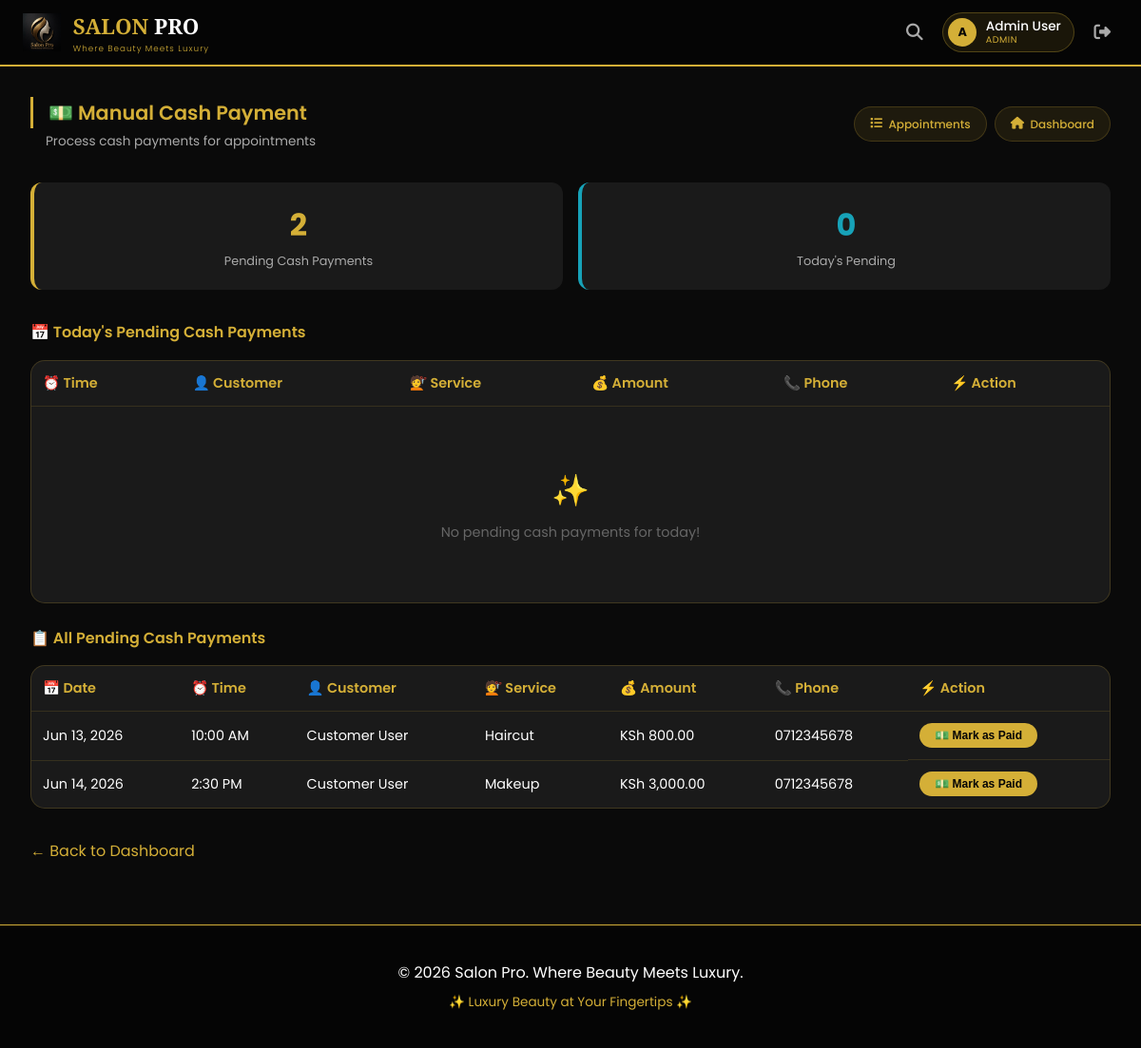
Screenshot of /staff/manual_payment.php (signed in) with the database file from the repository.
### tables this page shows
CREATE TABLE IF NOT EXISTS appointments (
    id INT AUTO_INCREMENT PRIMARY KEY,
    customer_id INT NOT NULL,
    staff_id INT,
    service_id INT NOT NULL,
    salon_id INT,
    appointment_date DATE NOT NULL,
    appointment_time TIME NOT NULL,
    status ENUM('pending', 'confirmed', 'completed', 'cancelled', 'served') DEFAULT 'pending',
    payment_status ENUM('pending', 'paid', 'failed') DEFAULT 'pending',
    payment_method ENUM('cash', 'mpesa') DEFAULT 'cash',
    queue_position INT,
    created_at TIMESTAMP DEFAULT CURRENT_TIMESTAMP,
    FOREIGN KEY (customer_id) REFERENCES users(id),
    FOREIGN KEY (staff_id) REFERENCES users(id),
    FOREIGN KEY (service_id) REFERENCES services(id)
);

CREATE TABLE IF NOT EXISTS users (
    id INT AUTO_INCREMENT PRIMARY KEY,
    full_name VARCHAR(100) NOT NULL,
    email VARCHAR(100) UNIQUE NOT NULL,
    phone VARCHAR(20) NOT NULL,
    password VARCHAR(255) NOT NULL,
    role ENUM('admin', 'staff', 'customer', 'super_admin') DEFAULT 'customer',
    is_active BOOLEAN DEFAULT TRUE,
    salon_id INT,
    created_at TIMESTAMP DEFAULT CURRENT_TIMESTAMP
);

CREATE TABLE IF NOT EXISTS services (
    id INT AUTO_INCREMENT PRIMARY KEY,
    salon_id INT,
    service_name VARCHAR(100) NOT NULL,
    description TEXT,
    price DECIMAL(10,2) NOT NULL,
    duration_minutes INT DEFAULT 30,
    category VARCHAR(50),
    is_active BOOLEAN DEFAULT TRUE,
    created_at TIMESTAMP DEFAULT CURRENT_TIMESTAMP
);

### staff/manual_payment.php (the view, shortened to what this page needs)
<?php
require_once '../includes/permissions.php';
    ?>
    <?php
$salon_id = $_SESSION['salon_id'] ?? 0;
$today = date('Y-m-d');
$today_cash_query = "SELECT a.*, c.full_name as customer_name, c.phone as customer_phone, s.service_name, s.price
                     FROM appointments a
                     JOIN users c ON a.customer_id = c.id
                     JOIN services s ON a.service_id = s.id
                     WHERE a.payment_method = 'cash'
                     AND a.payment_status = 'pending'
                     AND a.appointment_date = '$today'
                     AND a.salon_id = $salon_id
                     ORDER BY a.appointment_time ASC";
$today_cash = mysqli_query($conn, $today_cash_query);
$pending_query = "SELECT a.*, c.full_name as customer_name, c.phone as customer_phone, s.service_name, s.price
                  FROM appointments a
                  JOIN users c ON a.customer_id = c.id
                  JOIN services s ON a.service_id = s.id
                  WHERE a.payment_method = 'cash'
                  AND a.payment_status = 'pending'
                  AND a.salon_id = $salon_id
                  ORDER BY a.appointment_date ASC, a.appointment_time ASC";
$pending_appointments = mysqli_query($conn, $pending_query);
include '../includes/header.php';
?>
<div class="main-content">
    <div class="page-header">
        <div class="title-section">
            <h1>💵 Manual Cash Payment</h1>
            <p>Process cash payments for appointments</p>
        </div>
        <div class="quick-actions">
            <a href="appointments.php" class="quick-btn"><i class="fas fa-list"></i> Appointments</a>
            <a href="dashboard.php" class="quick-btn"><i class="fas fa-home"></i> Dashboard</a>
        </div>
    </div>
    <div class="stats-grid">
        <div class="stat-card">
            <div class="stat-number"><?php echo mysqli_num_rows($pending_appointments); ?></div>
            <div class="stat-label">Pending Cash Payments</div>
        </div>
        <div class="stat-card" style="border-left-color: #17a2b8;">
            <div class="stat-number" style="color: #17a2b8;"><?php echo mysqli_num_rows($today_cash); ?></div>
            <div class="stat-label">Today's Pending</div>
        </div>
    </div>
    <h2 class="section-title">📅 Today's Pending Cash Payments</h2>
    <div class="table-wrapper">
        <table>
            <thead>
                <tr>
                    <th>⏰ Time</th>
                    <th>👤 Customer</th>
                    <th>💇 Service</th>
                    <th>💰 Amount</th>
                    <th>📞 Phone</th>
                    <th>⚡ Action</th>
                </tr>
            </thead>
            <tbody>
                <?php if($today_cash && mysqli_num_rows($today_cash) > 0): ?>
                    <?php while($apt = mysqli_fetch_assoc($today_cash)): ?>
                    <tr>
                        <td><strong><?php echo date('g:i A', strtotime($apt['appointment_time'])); ?></strong></td>
                        <td><?php echo htmlspecialchars($apt['customer_name']); ?></td>
                        <td><?php echo htmlspecialchars($apt['service_name']); ?></td>
                        <td>KSh <?php echo number_format($apt['price'], 2); ?></td>
                        <td><?php echo htmlspecialchars($apt['customer_phone']); ?></td>
                        <td class="action-cell">
                            <button class="btn-primary" onclick="openPaymentModal(<?php echo $apt['id']; ?>, '<?php echo htmlspecialchars($apt['customer_name']); ?>', <?php echo $apt['price']; ?>)">
                                💵 Mark as Paid
                            </button>
                        </td>
                    </tr>
                    <?php endwhile; ?>
                <?php else: ?>
                    <tr>
                        <td colspan="6" style="text-align: center; padding: 30px;">
                            <div class="empty-state">
                                <div class="icon">✨</div>
                                <p>No pending cash payments for today!</p>
                            </div>
                        </td>
                    </tr>
                <?php endif; ?>
            </tbody>
        </table>
    </div>
    <h2 class="section-title">📋 All Pending Cash Payments</h2>
    <div class="table-wrapper">
        <table>
            <thead>
                <tr>
                    <th>📅 Date</th>
                    <th>⏰ Time</th>
                    <th>👤 Customer</th>
                    <th>💇 Service</th>
                    <th>💰 Amount</th>
                    <th>📞 Phone</th>
                    <th>⚡ Action</th>
                </tr>
            </thead>
            <tbody>
                <?php if($pending_appointments && mysqli_num_rows($pending_appointments) > 0): ?>
                    <?php while($apt = mysqli_fetch_assoc($pending_appointments)): ?>
                    <tr>
                        <td><?php echo date('M d, Y', strtotime($apt['appointment_date'])); ?></td>
                        <td><?php echo date('g:i A', strtotime($apt['appointment_time'])); ?></td>
                        <td><?php echo htmlspecialchars($apt['customer_name']); ?></td>
                        <td><?php echo htmlspecialchars($apt['service_name']); ?></td>
                        <td>KSh <?php echo number_format($apt['price'], 2); ?></td>
                        <td><?php echo htmlspecialchars($apt['customer_phone']); ?></td>
                        <td class="action-cell">
                            <button class="btn-primary" onclick="openPaymentModal(<?php echo $apt['id']; ?>, '<?php echo htmlspecialchars($apt['customer_name']); ?>', <?php echo $apt['price']; ?>)">
                                💵 Mark as Paid
                            </button>
                        </td>
                    </tr>
                    <?php endwhile; ?>
                <?php endif; ?>
            </tbody>
        </table>
    </div>
    <a href="dashboard.php" class="back-link">← Back to Dashboard</a>
</div>
<?php include '../includes/footer.php'; ?>

### assets/css/style.css (style rules this page uses)
:root { --bg-primary: #0B0B0B; --bg-secondary: #111111; --bg-card: #1A1A1A; --bg-panel: #0E0E0E; --bg-input: #1E1E1E; --emerald: #0F9D58; --emerald-light: #1ABC9C; --emerald-dark: #0B7A3E; --emerald-bg: rgba(15, 157, 88, 0.15); --emerald-border: rgba(15, 157, 88, 0.3); --gold: #D4AF37; --gold-light: #F0D878; --gold-dark: #A3831F; --gold-bg: rgba(212, 175, 55, 0.15); --gold-border: rgba(212, 175, 55, 0.3); --text-primary: #F5F5F5; --text-secondary: #B8B2A0; --text-muted: #7A7568; --success: #28A745; --danger: #E0554A; --warning: #E0A63C; --info: #4A90D9; --border-color: rgba(212, 175, 55, 0.2); --border-emerald: rgba(15, 157, 88, 0.3); --shadow-gold: 0 4px 20px rgba(212, 175, 55, 0.15); --shadow-emerald: 0 4px 20px rgba(15, 157, 88, 0.2); }
* { margin: 0; padding: 0; box-sizing: border-box; }
body { font-family: 'Poppins', 'Segoe UI', Tahoma, Geneva, Verdana, sans-serif; background: var(--bg-primary); color: var(--text-primary); line-height: 1.6; }
.btn-primary { background: var(--emerald); color: var(--bg-primary); }
.stat-card { background: var(--bg-card); border-radius: 15px; padding: 1.5rem; text-align: center; border-left: 4px solid var(--emerald); transition: all 0.3s; }
.stat-card .stat-number { font-size: 2.5rem; font-weight: bold; color: var(--emerald); }
.stat-card .stat-label { color: var(--text-muted); margin-top: 0.3rem; font-size: 0.85rem; }
.table-wrapper { overflow-x: auto; background: var(--bg-card); border-radius: 15px; padding: 0; border: 1px solid rgba(212, 175, 55, 0.1); }
table { width: 100%; border-collapse: collapse; font-size: 0.9rem; }
th, td { padding: 12px 16px; text-align: left; border-bottom: 1px solid rgba(212, 175, 55, 0.08); }
th { color: var(--gold); font-weight: 600; }
tr:last-child td { border-bottom: none; }

### includes/header.php (style rules this page uses)
* { margin: 0; padding: 0; box-sizing: border-box; }
body { font-family: 'Poppins', sans-serif; background: #0a0a0a; color: #ffffff; line-height: 1.6; }

### staff/manual_payment.php (style rules this page uses)
.main-content { padding: 2rem; background: #0a0a0a; min-height: 100vh; }
.page-header { display: flex; align-items: center; justify-content: space-between; gap: 1.5rem; margin-bottom: 2rem; flex-wrap: wrap; }
.page-header .title-section h1 { color: #d4af37; font-size: 1.3rem; font-weight: 600; border-left: 3px solid #d4af37; padding-left: 1rem; }
.page-header .title-section p { color: #aaa; font-size: 0.85rem; margin-top: 0.2rem; padding-left: 1rem; }
.page-header .quick-actions { display: flex; gap: 0.5rem; align-items: center; flex-wrap: wrap; }
.page-header .quick-actions .quick-btn { display: inline-flex; align-items: center; gap: 0.4rem; padding: 8px 16px; border-radius: 25px; font-size: 0.75rem; font-weight: 500; text-decoration: none; transition: all 0.3s; background: rgba(212, 175, 55, 0.1); color: #d4af37; border: 1px solid rgba(212, 175, 55, 0.2); }
.page-header .quick-actions .quick-btn i { font-size: 0.8rem; }
.stats-grid { display: grid; grid-template-columns: repeat(auto-fit, minmax(160px, 1fr)); gap: 1rem; margin-bottom: 2rem; }
.stat-card { background: #1a1a1a; border-radius: 12px; padding: 1.2rem 1.5rem; text-align: center; border-left: 4px solid #d4af37; transition: all 0.3s; }
.stat-card .stat-number { font-size: 2rem; font-weight: bold; color: #d4af37; }
.stat-card .stat-label { color: #aaa; font-size: 0.8rem; margin-top: 0.2rem; }
.table-wrapper { overflow-x: auto; background: #1a1a1a; border-radius: 15px; padding: 0; border: 1px solid rgba(212, 175, 55, 0.2); -webkit-overflow-scrolling: touch; margin-bottom: 1.5rem; }
table { width: 100%; border-collapse: collapse; font-size: 0.9rem; min-width: 700px; }
th, td { padding: 12px; text-align: left; border-bottom: 1px solid rgba(212, 175, 55, 0.15); white-space: nowrap; }
th { color: #d4af37; font-weight: 600; }
.section-title { color: #d4af37; font-size: 1rem; font-weight: 600; margin-bottom: 1rem; display: block; }
.btn-primary { background: #d4af37; color: #050505; border: none; padding: 6px 16px; border-radius: 25px; cursor: pointer; font-weight: 600; transition: all 0.3s; font-size: 0.75rem; }
.action-cell { display: flex; gap: 0.4rem; flex-wrap: wrap; }
.empty-state { text-align: center; padding: 2rem 0; color: #666; }
.empty-state .icon { font-size: 2rem; margin-bottom: 0.5rem; }
.back-link { display: inline-block; margin-top: 0.5rem; color: #d4af37; text-decoration: none; }

### rows the page displays
appointments: appointment_date "Jun 13, 2026", appointment_time "10:00 AM", customer.full_name "Customer User", service.service_name "Haircut", service.price "800.00", customer.phone "0712345678"
appointments: appointment_date "Jun 14, 2026", appointment_time "2:30 PM", customer.full_name "Customer User", service.service_name "Makeup", service.price "3,000.00", customer.phone "0712345678"

### other values shown
substr($user_name, 0, 1) "A"
$user_name "Admin User"
str_replace('_', ' ', $user_role) "ADMIN"
mysqli_num_rows($pending_appointments) "2"
mysqli_num_rows($today_cash) "0"
